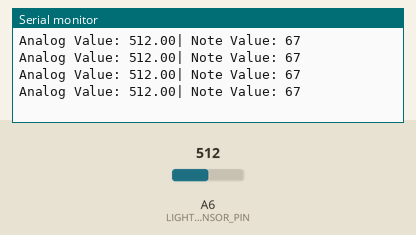
Simulated run of this sketch. Board: Arduino Nano, built with avr-gcc and run on an emulated ATmega328P. On the bench: the last lines printed to the serial monitor. The test bench sets the inputs (shaded band); at power-on: A6 (LIGHT_SENSOR_PIN) = 512.

Above: at 1.2 s.
1.3 s: A6 (LIGHT_SENSOR_PIN) set to 716
At 1.52 s:
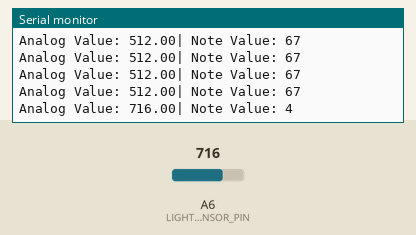
2.8 s: A6 (LIGHT_SENSOR_PIN) set to 900
At 2.83 s:
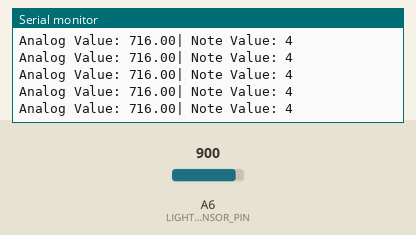
Timing chart, 0 to 5.8 s (numbered marks = the images above; inputs shaded):
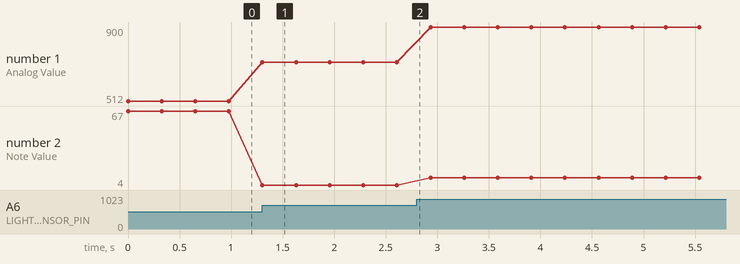

The sketch:

LightToneMelody.ino
```cpp
/* Prototype from making an image from analog light sensor */


#include "pitches.h"

//DEBUG_MODE prints to the serial monitor
boolean DEBUG_MODE = true;
boolean PLAY_SOUNDS = false;


//-----Instance Variables ---------------------------
int ALL_NOTES[] = {
   NOTE_B0, NOTE_C1, NOTE_CS1, NOTE_D1, NOTE_DS1, NOTE_E1, NOTE_F1, NOTE_FS1, NOTE_G1, NOTE_GS1, NOTE_A1, NOTE_AS1, NOTE_B1, NOTE_C2,
   NOTE_CS2, NOTE_D2, NOTE_DS2, NOTE_E2, NOTE_F2, NOTE_FS2, NOTE_G2, NOTE_GS2, NOTE_A2, NOTE_AS2, NOTE_B2, NOTE_C3, NOTE_CS3, NOTE_D3,
   NOTE_DS3, NOTE_E3, NOTE_F3, NOTE_FS3, NOTE_G3, NOTE_GS3, NOTE_A3, NOTE_AS3, NOTE_B3, NOTE_C4, NOTE_CS4, NOTE_D4, NOTE_DS4, NOTE_E4,
   NOTE_F4, NOTE_FS4, NOTE_G4, NOTE_GS4, NOTE_A4, NOTE_AS4, NOTE_B4, NOTE_C5, NOTE_CS5, NOTE_D5, NOTE_DS5, NOTE_E5, NOTE_F5, NOTE_FS5,
   NOTE_G5, NOTE_GS5, NOTE_A5, NOTE_AS5, NOTE_B5, NOTE_C6, NOTE_CS6, NOTE_D6, NOTE_DS6, NOTE_E6, NOTE_F6, NOTE_FS6, NOTE_G6, NOTE_GS6,
   NOTE_A6, NOTE_AS6, NOTE_B6, NOTE_C7, NOTE_CS7, NOTE_D7, NOTE_DS7, NOTE_E7, NOTE_F7, NOTE_FS7, NOTE_G7, NOTE_GS7, NOTE_A7, NOTE_AS7,
   NOTE_B7, NOTE_C8, NOTE_CS8, NOTE_D8, NOTE_DS8
 };
//Size of all notes array
int MAX_NUM_NOTES = (sizeof(ALL_NOTES)/sizeof(int));

//Pin Location of the Speaker
int SPEAKER_PIN = 7;

// Light Sensor Pin
int LIGHT_SENSOR_PIN = A6;
//------------------------------------------


//Does initialization & sets up variables
void setup() {
  //Initialize the Serial Port for Writing
  if (DEBUG_MODE) {
    initSerialPort();
  }
}

//the Main Loop of our program
void loop() {
    // to calculate the note duration, take one second
    // divided by the note type. e.g. quarter note = 1000 / 4, eighth note = 1000/8, etc.
    int noteDuration = 1000/4;  // quarter note

    //Read Analog input from light sensor
    int lightValue = getAnalogLight();
    //Get note-value index from analog light
    int noteValue = mapToNote(lightValue);

    //Play the note frequency value with the noteDuration
    printMappedValue(lightValue, noteValue);
    if (PLAY_SOUNDS) {
      tone(SPEAKER_PIN, ALL_NOTES[noteValue], noteDuration);
    }

    //Pause between notes
    pauseBetweenNotes(noteDuration);
}


//Convert a analog value into a note value depending on the max number of notes we have
int mapToNote(float analogValue) {
        return round(analogValue)%MAX_NUM_NOTES;
}

//Places a rest between notes while playing so that they are distinguishable
void pauseBetweenNotes(int noteDuration) {
    // to distinguish the notes, set a minimum time between them.
    // the note's duration + 30% seems to work well:
    int pauseBetweenNotes = noteDuration * 1.30;
    delay(pauseBetweenNotes);
    // stop the tone playing: (uncomment to use
    // noTone(9);
}


//Starts a connection with serial port
void initSerialPort() {
  Serial.begin(9600);
}

//Prints an analog value and its corresponding note value to the serial monitor
void printMappedValue(float analogValue, int noteValue) {
 ///String(analogValue) + String("| Note Value: ") + String(noteValue);
  Serial.print("Analog Value: ");
  Serial.print(analogValue);
  Serial.print("| Note Value: ");
  Serial.print(noteValue);
  Serial.println();
}

int getAnalogLight() {
  return analogRead(LIGHT_SENSOR_PIN);
}
```

pitches.h
```cpp
/*************************************************
 * Public Constants
 *************************************************/

#define NOTE_B0  31
#define NOTE_C1  33
#define NOTE_CS1 35
#define NOTE_D1  37
#define NOTE_DS1 39
#define NOTE_E1  41
#define NOTE_F1  44
#define NOTE_FS1 46
#define NOTE_G1  49
#define NOTE_GS1 52
#define NOTE_A1  55
#define NOTE_AS1 58
#define NOTE_B1  62
#define NOTE_C2  65
#define NOTE_CS2 69
#define NOTE_D2  73
#define NOTE_DS2 78
#define NOTE_E2  82
#define NOTE_F2  87
#define NOTE_FS2 93
#define NOTE_G2  98
#define NOTE_GS2 104
#define NOTE_A2  110
#define NOTE_AS2 117
#define NOTE_B2  123
#define NOTE_C3  131
#define NOTE_CS3 139
#define NOTE_D3  147
#define NOTE_DS3 156
#define NOTE_E3  165
#define NOTE_F3  175
#define NOTE_FS3 185
#define NOTE_G3  196
#define NOTE_GS3 208
#define NOTE_A3  220
#define NOTE_AS3 233
#define NOTE_B3  247
#define NOTE_C4  262
#define NOTE_CS4 277
#define NOTE_D4  294
#define NOTE_DS4 311
#define NOTE_E4  330
#define NOTE_F4  349
#define NOTE_FS4 370
#define NOTE_G4  392
#define NOTE_GS4 415
#define NOTE_A4  440
#define NOTE_AS4 466
#define NOTE_B4  494
#define NOTE_C5  523
#define NOTE_CS5 554
#define NOTE_D5  587
#define NOTE_DS5 622
#define NOTE_E5  659
#define NOTE_F5  698
#define NOTE_FS5 740
#define NOTE_G5  784
#define NOTE_GS5 831
#define NOTE_A5  880
#define NOTE_AS5 932
#define NOTE_B5  988
#define NOTE_C6  1047
#define NOTE_CS6 1109
#define NOTE_D6  1175
#define NOTE_DS6 1245
#define NOTE_E6  1319
#define NOTE_F6  1397
#define NOTE_FS6 1480
#define NOTE_G6  1568
#define NOTE_GS6 1661
#define NOTE_A6  1760
#define NOTE_AS6 1865
#define NOTE_B6  1976
#define NOTE_C7  2093
#define NOTE_CS7 2217
#define NOTE_D7  2349
#define NOTE_DS7 2489
#define NOTE_E7  2637
#define NOTE_F7  2794
#define NOTE_FS7 2960
#define NOTE_G7  3136
#define NOTE_GS7 3322
#define NOTE_A7  3520
#define NOTE_AS7 3729
#define NOTE_B7  3951
#define NOTE_C8  4186
#define NOTE_CS8 4435
#define NOTE_D8  4699
#define NOTE_DS8 4978
```

Measured:
- after the input at 1.3 s, the serial monitor: prints a new line at once (image 1)
- plotted number 1: 512 → 716 after the input at 1.3 s, 716 → 900 after the input at 2.8 s
- plotted number 2: 67 → 4 after the input at 1.3 s, 4 → 10 after the input at 2.8 s
